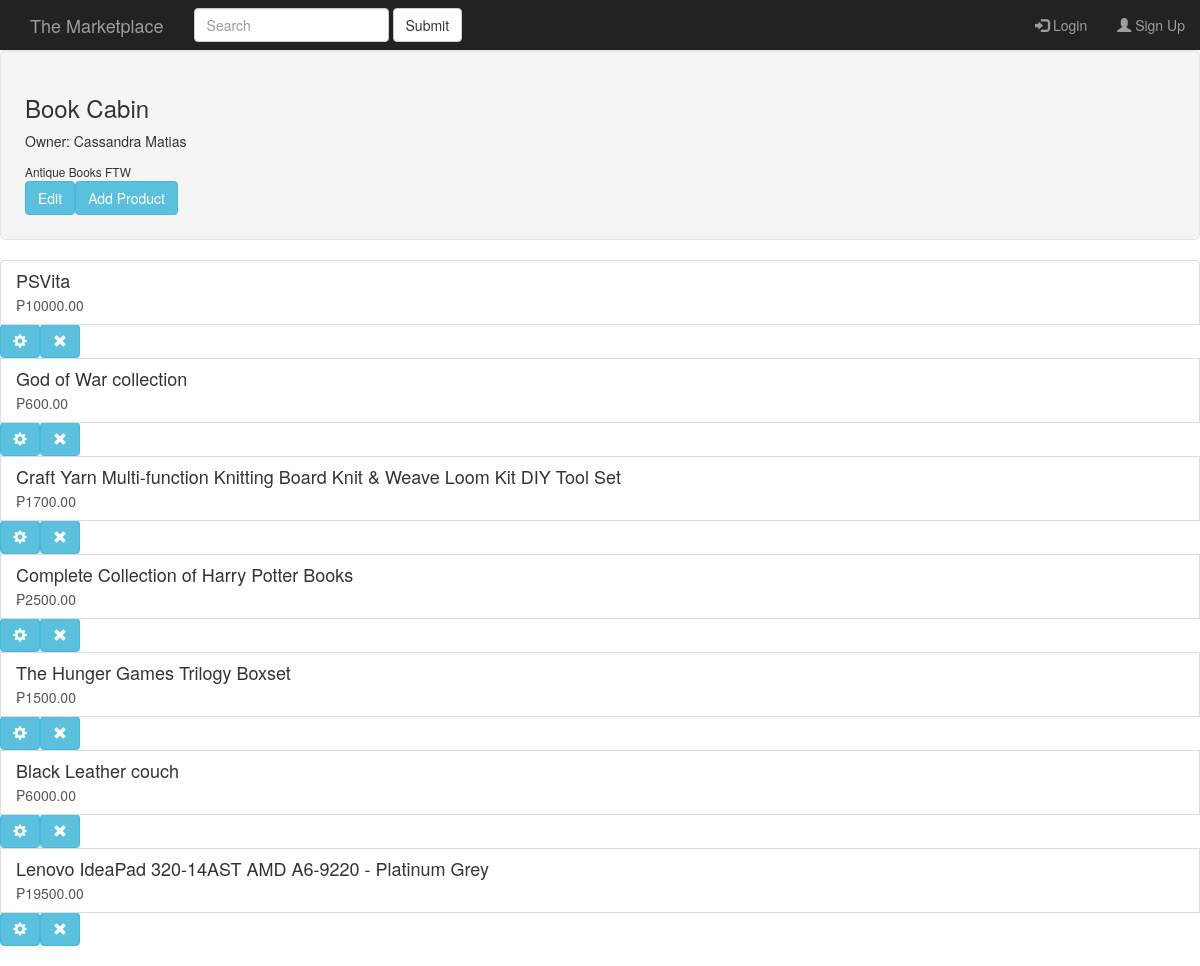
/securde/shop.php?shop=1, run on the app's committed database.
### tables this page shows
CREATE table shops(
	s_id INT AUTO_INCREMENT NOT NULL,
    shop_name VARCHAR(50) NOT NULL,
    description TEXT,

	PRIMARY KEY (s_id)
);

CREATE table users(
	id INT AUTO_INCREMENT NOT NULL,
    uname VARCHAR(50) NOT NULL,
    pcode TEXT NOT NULL,
    firstname TEXT NOT NULL,
    lastname TEXT NOT NULL,
    email TEXT NOT NULL,
    
    PRIMARY KEY (id)
);

CREATE table products(
	p_id INT AUTO_INCREMENT NOT NULL,
    seller INT NOT NULL,
    title VARCHAR(100) NOT NULL,
    price decimal(8,2) NOT NULL,
    description TEXT NULL,
    p_type INT NOT NULL,
    state INT NOT NULL,
    
    CONSTRAINT provider
		FOREIGN KEY (seller) 
        REFERENCES `shops`(`s_id`),
        
	CONSTRAINT state
		FOREIGN KEY(state)
        REFERENCES p_status(st_id),
        
    PRIMARY KEY (p_id)
);

### securde/shop.php (the view, shortened to what this page needs)
<?php
	include_once 'header.php';
	$seller = $_SESSION["shop"];
	$get_shopinfo = "SELECT shop_name, description,firstname, lastname from shops s, users u, user_shops us WHERE s.s_id = us.s_id AND u.id=us.id AND us.s_id =".$seller;
	$acquire_products = "SELECT * from products WHERE seller=".$seller;
	$result = $conn->query($get_shopinfo);
	$count = mysqli_num_rows($result);
	$row = null;
	if($count == 1){
		$row = $result->fetch_assoc();
	}
	$s_name = $row["shop_name"];
	$s_desc = $row["description"];
	$s_owner = $row["firstname"]." ".$row["lastname"];
	echo "<div class='well well-lg'>";
	echo "<h3 class='text-left'>".$s_name."</h3>";
	echo "<p class='float-right'>Owner: ".$s_owner."</p>";
	echo "<small>".$s_desc."</small><br>";
	echo "<a href='#shopEditModal' class='btn btn-info' role='button' data-toggle='modal'>Edit</a><a href='#shopAddModal' class='btn btn-info' role='button' data-toggle='modal'>Add Product</a>" ;
	echo "</div>";
?>
<?php
	$result = $conn->query($acquire_products);
	$count = mysqli_num_rows($result);
	if($count >= 1){
		echo "<div class='list-group'>";
			while($row = $result->fetch_assoc()) {
				echo "<a href='product.php?title=".$row["p_id"]."' class='list-group-item'>";
				echo "<h4 class='list-group-item-heading'>".$row["title"]."</h4>";
				echo "<p class='list-group-item-text'>₱".$row["price"]."</p>";
				echo "<a href='#editModal' class='btn btn-info' role='button' data-toggle='modal'><span class='glyphicon glyphicon-cog'></span></a>" ;
				echo "<a href='#deleteModal' class='btn btn-info' role='button' data-toggle='modal'><span class='glyphicon glyphicon-remove'></span></a>";
				echo "</a>";
?>
<?php
			}
			echo "</div>";
		} else {
			echo "<p class='bg-warning text-center'>No products to display</p>";
		}
?>
<?php
	include 'footer.php';
?>

### data on the page
shops: shop_name "Book Cabin", users.firstname+lastname "Cassandra Matias", description "Antique Books FTW"
products: title "PSVita", price "10000.00"
products: title "God of War collection", price "600.00"
products: title "Craft Yarn Multi-function Knitting Board Knit & Weave Loom Kit DIY Tool Set", price "1700.00"
products: title "Complete Collection of Harry Potter Books", price "2500.00"
products: title "The Hunger Games Trilogy Boxset", price "1500.00"
products: title "Black Leather couch", price "6000.00"
products: title "Lenovo IdeaPad 320-14AST AMD A6-9220 - Platinum Grey", price "19500.00"
